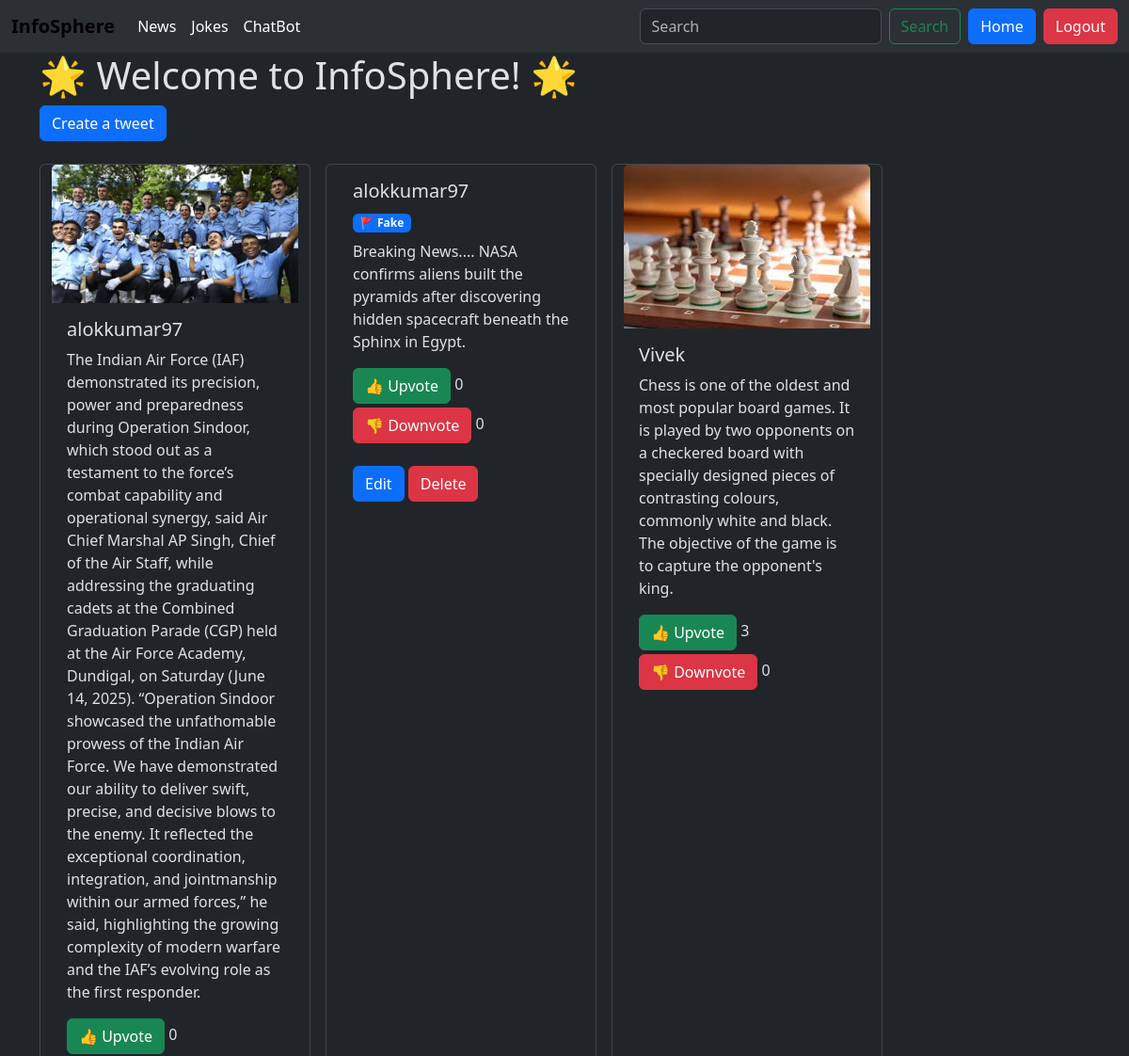
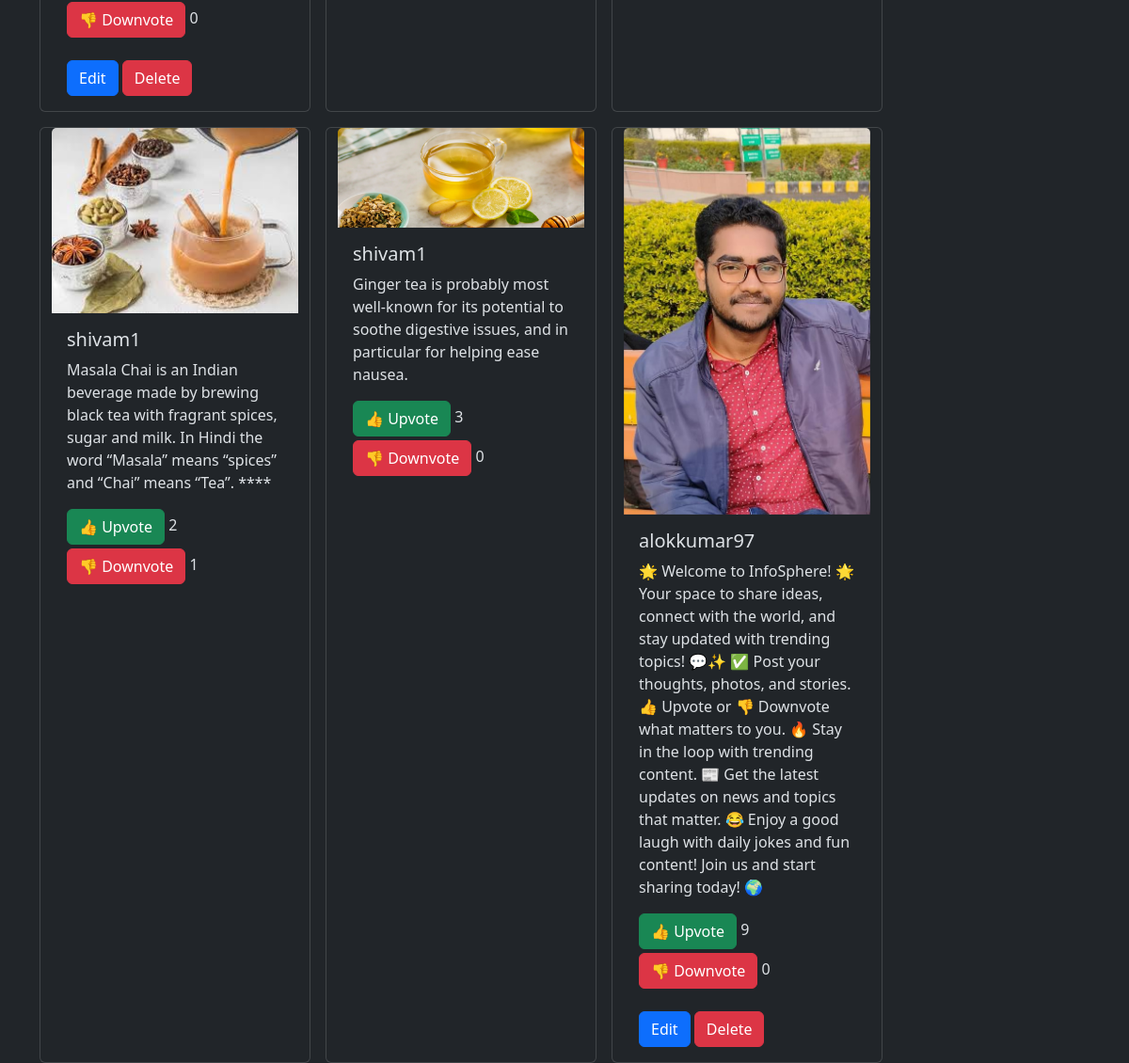
The page /tweet/ (signed in) on the database its author committed (2 pictures, top to bottom).
### tweet/models.py (models this page shows, shortened)
class Tweet(models.Model):
    user = models.ForeignKey(User, on_delete=models.CASCADE)
    text = models.TextField(max_length=1000)
    photo = models.ImageField(upload_to='photos/', blank=True, null=True)
    created_at = models.DateTimeField(auto_now_add=True)
    updated_at = models.DateTimeField(auto_now=True)
    upvotes = models.PositiveIntegerField(default=0)
    downvotes = models.PositiveIntegerField(default=0)
    classification = models.CharField(max_length=10, blank=True)  # 'Fake' or 'Real'
    confidence = models.FloatField(default=0.0)  # Percentage
    @property
    def is_fake(self):
        return self.classification == "Fake" and len(self.text.split()) > 10

### tweet/views.py (the view)
# urls.py: path('', views.tweet_list,name='tweet_list'),
def tweet_list(request):
    tweets=Tweet.objects.all().order_by('-created_at')
    return render(request,'tweet_list.html',{'tweets':tweets})

### tweet/templates/tweet_list.html (shortened to what this page needs)
{% extends "layout.html" %}
{% block content %}
  <h1>🌟 Welcome to InfoSphere! 🌟</h1>
  <a class='btn btn-primary mb-4' href="{% url "tweet_create" %}"> Create a tweet</a>
  <div class="container row gap-3">
    {% for tweet in tweets %}
         <div class="card" style="width: 18rem;">
  {% if tweet.photo %}
  <img src="{{ tweet.photo.url }}" class="card-img-top" alt="Tweet image">
 {% endif %}
  <div class="card-body">
    <h5 class="card-title">{{tweet.user.username}}</h5>
    {% if tweet.is_fake == True  %}
          <span class="badge bg-primary text-white mb-2">🚩 Fake</span>
    {% endif %}
    <p class="card-text">{{tweet.text}}</p>
   <div class="mb-4">
        <div class="mb-1">
          <button class="btn btn-success" onclick="vote({{ tweet.id }}, 'upvote')">👍 Upvote</button>
        <span id="upvotes-{{ tweet.id }}">{{ tweet.upvotes }}</span>
        </div>
        <div class="mb-2">
          <button class="btn btn-danger" onclick="vote({{ tweet.id }}, 'downvote')">👎 Downvote</button>
        <span id="downvotes-{{ tweet.id }}">{{ tweet.downvotes }}</span>
        </div>
    </div>
    {% if tweet.user == user %}
    <a href="{% url 'tweet_edit' tweet.id %}" class="btn btn-primary">Edit</a>
    <a href="{% url 'tweet_delete' tweet.id %}" class="btn btn-danger">Delete</a>
    {% endif %}
  </div>
</div>
    {% endfor %}
  </div>
{% endblock  %}

### rows shown on the page
Tweet: photo (picture), user.username "alokkumar97", text "The Indian Air Force (IAF) demonstrated its precision, power and preparedness during Operation Sindoor, which stood out as a testament to the force’s combat capability and operational synergy, said Air Chief Marshal AP Singh, Chief of the Air Staff, while addressing the graduating cadets at the Combined Graduation Parade (CGP) held at the Air Force Academy, Dundigal, on Saturday (June 14, 2025). “Operation Sindoor showcased the unfathomable prowess of the Indian Air Force. We have demonstrated our ability to deliver swift, precise, and decisive blows to the enemy. It reflected the exceptional coordination, integration, and jointmanship within our armed forces,” he said, highlighting the…", upvotes "0", downvotes "0", shows "Edit"
Tweet: user.username "alokkumar97", classification "🚩 Fake", text "Breaking News.... NASA confirms aliens built the pyramids after discovering hidden spacecraft beneath the Sphinx in Egypt.", upvotes "0", downvotes "0", shows "Edit"
Tweet: photo (picture), user.username "Vivek", text "Chess is one of the oldest and most popular board games. It is played by two opponents on a checkered board with specially designed pieces of contrasting colours, commonly white and black. The objective of the game is to capture the opponent's king.", upvotes "3", downvotes "0"
Tweet: photo (picture), user.username "shivam1", text "Masala Chai is an Indian beverage made by brewing black tea with fragrant spices, sugar and milk. In Hindi the word “Masala” means “spices” and “Chai” means “Tea”. ****", upvotes "2", downvotes "1"
Tweet: photo (picture), user.username "shivam1", text "Ginger tea is probably most well-known for its potential to soothe digestive issues, and in particular for helping ease nausea.", upvotes "3", downvotes "0"
Tweet: photo (picture), user.username "alokkumar97", text "🌟 Welcome to InfoSphere! 🌟 Your space to share ideas, connect with the world, and stay updated with trending topics! 💬✨ ✅ Post your thoughts, photos, and stories. 👍 Upvote or 👎 Downvote what matters to you. 🔥 Stay in the loop with trending content. 📰 Get the latest updates on news and topics that matter. 😂 Enjoy a good laugh with daily jokes and fun content! Join us and start sharing today! 🌍", upvotes "9", downvotes "0", shows "Edit"
